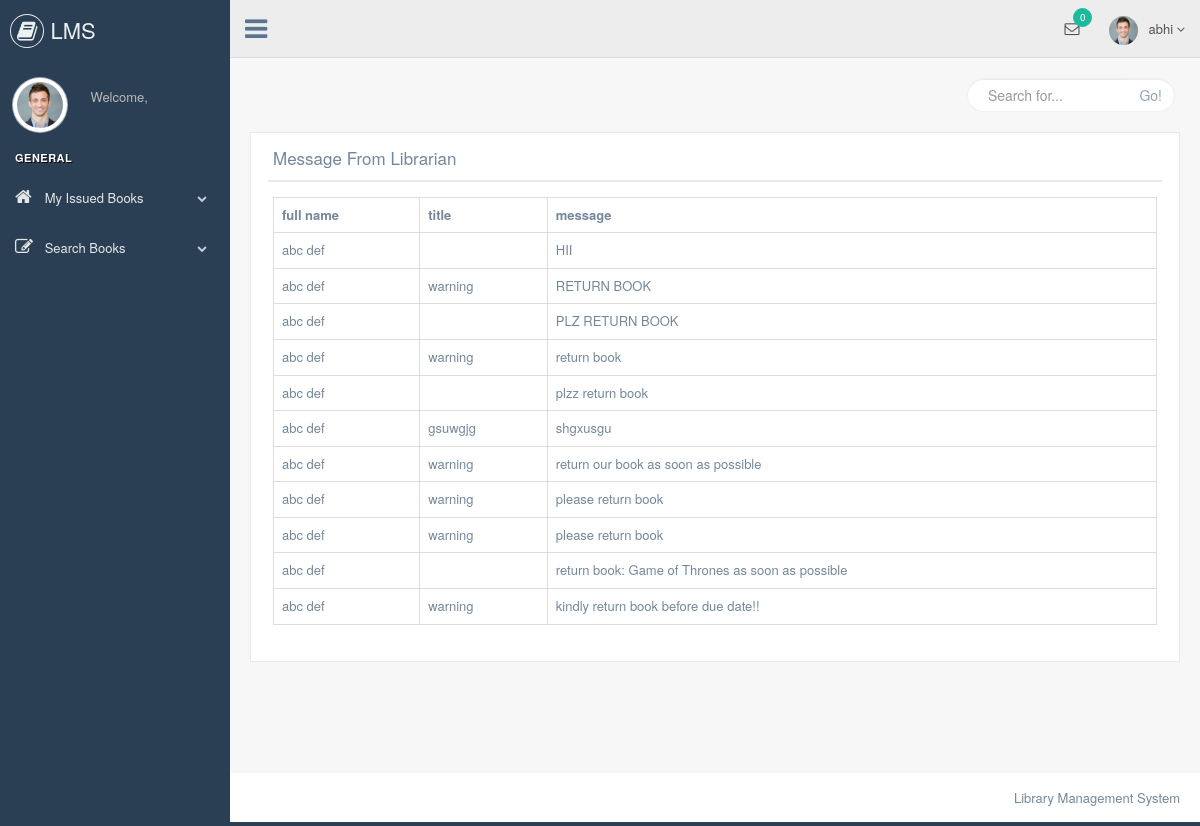
The page /student/message_from_librarian.php (signed in) on the database its author committed.
### tables this page shows
CREATE TABLE `messages` (
  `id` int(5) NOT NULL,
  `susername` varchar(50) NOT NULL,
  `dusername` varchar(50) NOT NULL,
  `title` varchar(100) NOT NULL,
  `msg` varchar(500) NOT NULL,
  `read1` varchar(10) NOT NULL
);

CREATE TABLE `librarian_registration` (
  `id` int(5) NOT NULL,
  `firstname` varchar(50) NOT NULL,
  `lastname` varchar(50) NOT NULL,
  `username` varchar(50) NOT NULL,
  `password` varchar(50) NOT NULL,
  `email` varchar(50) NOT NULL,
  `contact` varchar(50) NOT NULL
);

### student/message_from_librarian.php (the view, shortened to what this page needs)
    <?php
include "header.php";
include "connection.php";
mysqli_query($link,"update messages set read1='y' where dusername='$_SESSION[username]'");
?>
    <div class="right_col" role="main">
        <div class="">
            <div class="page-title">
                <div class="title_left">
                </div>
                <div class="title_right">
                    <div class="col-md-5 col-sm-5 col-xs-12 form-group pull-right top_search">
                        <div class="input-group">
                            <input type="text" class="form-control" placeholder="Search for...">
                            <span class="input-group-btn">
                      <button class="btn btn-default" type="button">Go!</button>
                    </span>
                        </div>
                    </div>
                </div>
            </div>
            <div class="clearfix"></div>
            <div class="row" style="min-height:500px">
                <div class="col-md-12 col-sm-12 col-xs-12">
                    <div class="x_panel">
                        <div class="x_title">
                            <h2>Message From Librarian</h2>
                            <div class="clearfix"></div>
                        </div>
                        <div class="x_content">
                            <table class="table table-bordered">
                                <tr>
                                <th>full name</th>
                                <th>title</th>
                                <th>message</th>
                                </tr>
                                <?php
                                $res=mysqli_query($link,"select * from messages where dusername='$_SESSION[username]' order by id desc");
                                while($row=mysqli_fetch_array($res))
                                {
                                    $res1=mysqli_query($link,"select * from librarian_registration where username='$row[susername]'");
                                    while($row1=mysqli_fetch_array($res1)) {
                                        $fullname=$row1["firstname"]." ".$row1["lastname"];
                                    }
                                    echo "<tr>";
                                    echo "<td>"; echo $fullname; echo "</td>";
                                    echo "<td>"; echo $row["title"]; echo "</td>";
                                    echo "<td>"; echo $row["msg"]; echo "</td>";
                                    echo "</tr>";
                                }
                                ?>
                            </table>
                        </div>
                    </div>
                </div>
            </div>
        </div>
    </div>
<?php
include "footer.php";
?>

### rows shown on the page
messages: librarian_registration.firstname+lastname "abc def", msg "HII"
messages: librarian_registration.firstname+lastname "abc def", title "warning", msg "RETURN BOOK"
messages: librarian_registration.firstname+lastname "abc def", msg "PLZ RETURN BOOK"
messages: librarian_registration.firstname+lastname "abc def", title "warning", msg "return book"
messages: librarian_registration.firstname+lastname "abc def", msg "plzz return book"
messages: librarian_registration.firstname+lastname "abc def", title "gsuwgjg", msg "shgxusgu"
messages: librarian_registration.firstname+lastname "abc def", title "warning", msg "return our book as soon as possible"
messages: librarian_registration.firstname+lastname "abc def", title "warning", msg "please return book"
messages: librarian_registration.firstname+lastname "abc def", title "warning", msg "please return book"
messages: librarian_registration.firstname+lastname "abc def", msg "return book: Game of Thrones as soon as possible"
messages: librarian_registration.firstname+lastname "abc def", title "warning", msg "kindly return book before due date!!"

### other values the page prints
$_SESSION["username"] "abhi"
$tot "0"
